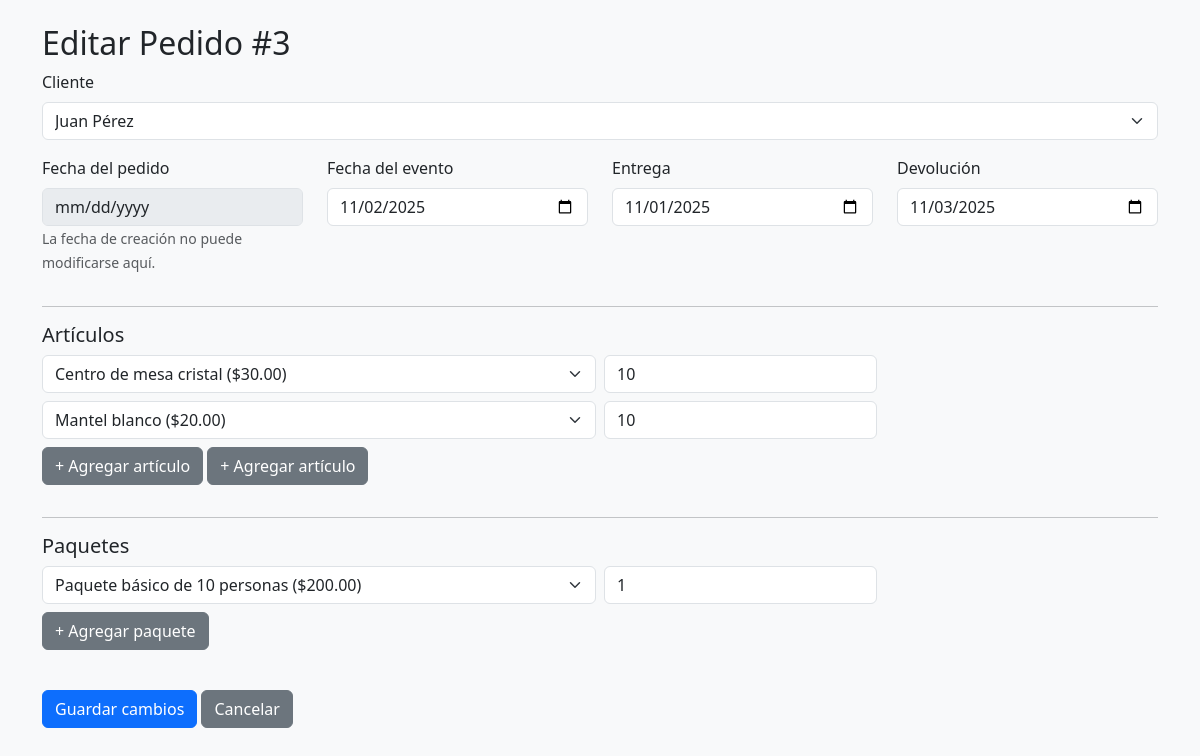
Screenshot of /php/editar_pedido.php?id=3 with the database file from the repository.
### tables this page shows
CREATE TABLE Pedido (
    idPedido INT AUTO_INCREMENT PRIMARY KEY,
    idCliente INT,
    fechaPedido DATE,
    fechaEvento DATE NOT NULL,
    fechaEntrega DATE,
    fechaDevolucion DATE,
    montoTotal DECIMAL(10,2),
    FOREIGN KEY (idCliente) REFERENCES Cliente(idCliente)
        ON DELETE CASCADE
);

CREATE TABLE Cliente (
    idCliente INT AUTO_INCREMENT PRIMARY KEY,
    nombre VARCHAR(100) NOT NULL,
    direccion VARCHAR(150),
    correo VARCHAR(100)
);

CREATE TABLE DetallePedido (
    idPedido INT,
    idArticulo INT,
    cantidad INT NOT NULL,
    PRIMARY KEY (idPedido, idArticulo),
    FOREIGN KEY (idPedido) REFERENCES Pedido(idPedido)
        ON DELETE CASCADE,
    FOREIGN KEY (idArticulo) REFERENCES Articulo(idArticulo)
        ON DELETE CASCADE
);

CREATE TABLE Articulo (
    idArticulo INT AUTO_INCREMENT PRIMARY KEY,
    nombre VARCHAR(100) NOT NULL,
    estado VARCHAR(20) DEFAULT 'Disponible',
    cantidadTotal INT NOT NULL DEFAULT 0,
    cantidadDisponible INT NOT NULL DEFAULT 0,
    cantidadEnUso INT NOT NULL DEFAULT 0,
    cantidadDanada INT NOT NULL DEFAULT 0,
    costoRenta DECIMAL(10,2) NOT NULL
);

### php/editar_pedido.php (the view, shortened to what this page needs)
<?php
require_once "conexion.php";
$id = isset($_GET['id']) ? intval($_GET['id']) : 0;
try {
    $pedidoStmt = $conn->prepare("SELECT * FROM Pedido WHERE idPedido = :id");
    $pedidoStmt->execute([':id'=>$id]);
    $p = $pedidoStmt->fetch(PDO::FETCH_ASSOC);
  $clientes = $conn->query("SELECT idCliente, nombre FROM Cliente ORDER BY nombre")->fetchAll(PDO::FETCH_ASSOC);
  $articulos = $conn->query("SELECT idArticulo, nombre, costoRenta FROM Articulo ORDER BY nombre")->fetchAll(PDO::FETCH_ASSOC);
  $paquetes = $conn->query("SELECT idPaquete, nombre, precioEspecial FROM Paquete ORDER BY nombre")->fetchAll(PDO::FETCH_ASSOC);
  $detallesStmt = $conn->prepare("SELECT * FROM DetallePedido WHERE idPedido = :id");
  $detallesStmt->execute([':id'=>$id]);
  $items = $detallesStmt->fetchAll(PDO::FETCH_ASSOC);
  try {
    $detallesPaqueteStmt = $conn->prepare("SELECT * FROM DetallePedidoPaquete WHERE idPedido = :id");
    $detallesPaqueteStmt->execute([':id'=>$id]);
    $paquetesPedido = $detallesPaqueteStmt->fetchAll(PDO::FETCH_ASSOC);
  } catch (PDOException $e) {
    $paquetesPedido = [];
  }
} catch (PDOException $e) {
    die("Error al cargar datos: " . htmlspecialchars($e->getMessage()));
}
?>
<!DOCTYPE html>
<html lang="es">
<head>
  <link href="https://cdn.jsdelivr.net/npm/bootstrap@5.3.3/dist/css/bootstrap.min.css" rel="stylesheet">
</head>
<body class="bg-light">
<div class="container mt-4">
  <h2>Editar Pedido #<?= htmlspecialchars($id) ?></h2>
  <form method="post">
    <div class="mb-3">
      <label class="form-label">Cliente</label>
      <select name="idCliente" class="form-select" required>
        <?php foreach($clientes as $c): ?>
          <option value="<?= $c['idCliente'] ?>" <?= $p['idCliente']==$c['idCliente']?'selected':'' ?>>
            <?= htmlspecialchars($c['nombre']) ?>
          </option>
        <?php endforeach; ?>
      </select>
    </div>
    <div class="row">
      <div class="col-md-3 mb-3">
        <label class="form-label">Fecha del pedido</label>
        <input type="date" name="fechaPedido" class="form-control" value="<?= htmlspecialchars($p['fechaPedido']) ?>" disabled>
        <small class="text-muted">La fecha de creación no puede modificarse aquí.</small>
      </div>
      <div class="col-md-3 mb-3">
        <label class="form-label">Fecha del evento</label>
        <input type="date" name="fechaEvento" class="form-control" value="<?= htmlspecialchars($p['fechaEvento']) ?>">
      </div>
      <div class="col-md-3 mb-3">
        <label class="form-label">Entrega</label>
        <input type="date" name="fechaEntrega" class="form-control" value="<?= htmlspecialchars($p['fechaEntrega']) ?>">
      </div>
      <div class="col-md-3 mb-3">
        <label class="form-label">Devolución</label>
        <input type="date" name="fechaDevolucion" class="form-control" value="<?= htmlspecialchars($p['fechaDevolucion']) ?>">
      </div>
    </div>
    <hr>
    <h5>Artículos</h5>
    <div id="articulos">
      <?php
        $currentItems = !empty($_POST['articulo']) ? $_POST : null;
        if (!empty($items) && empty($currentItems)):
          foreach($items as $it): ?>
          <div class="row g-2 mb-2">
            <div class="col-md-6">
              <select name="articulo[]" class="form-select">
                <?php foreach($articulos as $a): ?>
                  <option value="<?= $a['idArticulo'] ?>" <?= $a['idArticulo']==$it['idArticulo']?'selected':'' ?>>
                    <?= htmlspecialchars($a['nombre']) ?> ($<?= number_format($a['costoRenta'],2) ?>)
                  </option>
                <?php endforeach; ?>
              </select>
            </div>
            <div class="col-md-3">
              <input type="number" class="form-control" name="cantidad[]" min="1" value="<?= htmlspecialchars($it['cantidad']) ?>">
            </div>
          </div>
      <?php endforeach;
      endif; ?>
    </div>
    <button type="button" class="btn btn-secondary mb-3" onclick="agregar()">+ Agregar artículo</button>
    <button type="button" class="btn btn-secondary mb-3" onclick="agregar()">+ Agregar artículo</button>
    <hr>
    <h5>Paquetes</h5>
    <div id="paquetes">
      <?php
        $currentPkg = !empty($_POST['paquete']) ? $_POST : null;
        if (!empty($paquetesPedido) && empty($currentPkg)):
          foreach($paquetesPedido as $pp): ?>
          <div class="row g-2 mb-2">
            <div class="col-md-6">
              <select name="paquete[]" class="form-select">
                <?php foreach($paquetes as $pkg): ?>
                  <option value="<?= $pkg['idPaquete'] ?>" <?= $pkg['idPaquete']==$pp['idPaquete']?'selected':'' ?>>
                    <?= htmlspecialchars($pkg['nombre']) ?> ($<?= number_format($pkg['precioEspecial'],2) ?>)
                  </option>
                <?php endforeach; ?>
              </select>
            </div>
            <div class="col-md-3">
              <input type="number" class="form-control" name="cantidad_paquete[]" min="1" value="<?= htmlspecialchars($pp['cantidad']) ?>">
            </div>
          </div>
      <?php endforeach;
        else:
      ?>
        <div class="row g-2 mb-2">
          <div class="col-md-6">
            <select name="paquete[]" class="form-select">
              <?php foreach($paquetes as $pkg): ?>
                <option value="<?= $pkg['idPaquete'] ?>"><?= htmlspecialchars($pkg['nombre']) ?> ($<?= number_format($pkg['precioEspecial'],2) ?>)</option>
              <?php endforeach; ?>
            </select>
          </div>
          <div class="col-md-3">
            <input type="number" class="form-control" name="cantidad_paquete[]" min="1" value="1">
          </div>
        </div>
      <?php endif; ?>
    </div>
    <button type="button" class="btn btn-secondary mb-3" onclick="agregarPaquete()">+ Agregar paquete</button>
<br /><br />
    <button class="btn btn-primary">Guardar cambios</button>
    <a href="pedidos.php" class="btn btn-secondary">Cancelar</a>
  </form>
</div>
</body>
</html>

### rows the page displays
pedido: idCliente "Juan Pérez", fechaEvento "11/02/2025", fechaEntrega "11/01/2025", fechaDevolucion "11/03/2025"
detallepedido: idArticulo.nombre "Centro de mesa cristal ($30.00)", cantidad "10"
detallepedido: idArticulo.nombre "Mantel blanco ($20.00)", cantidad "10"

### other values shown
$id "3"
form field value "Paquete básico de 10 personas ($200.00)"
